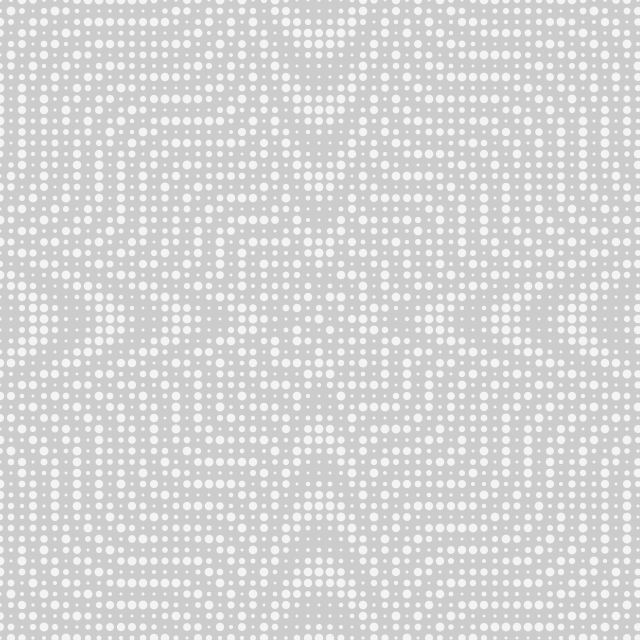
Frame 1 (no input)
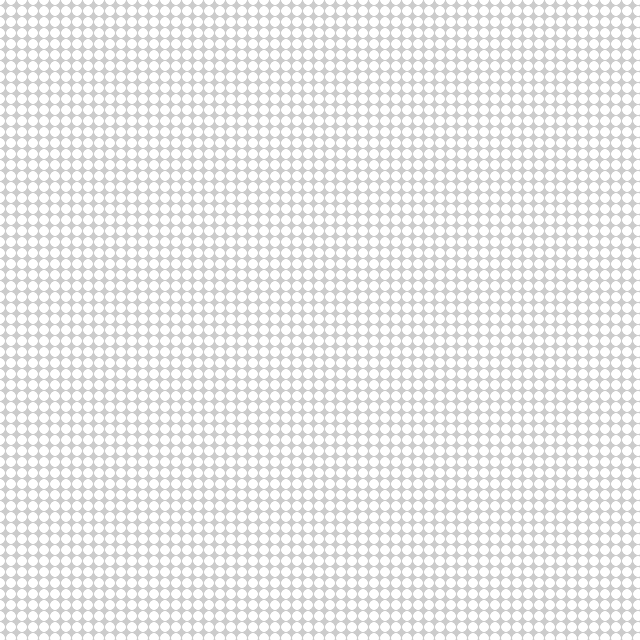
Frame 60 (the mouse pressed at the canvas centre just before this capture)
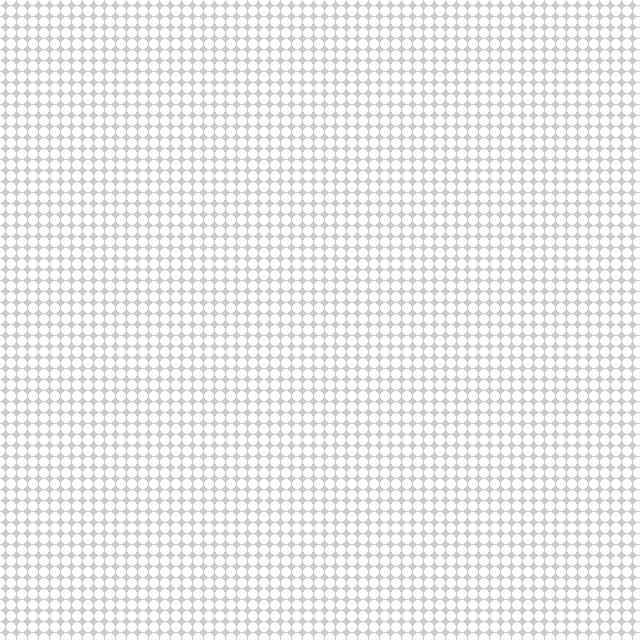
Frame 120 (the mouse held since frame 60 and released just before this capture)

The Processing sketch that drew these frames (run headless with seeded random() and noise(); from frame 60 on, the mouse is pressed at the canvas centre):

// Processing sketch: day040
// ── day040.pde
float f, g, r;
void setup() {
  size(640, 640);
  fill(-1, 200);
  noStroke();
}
void draw() {
  clear();
  for (f=0; f<64; f++)
    for (g=0; g<64; g++)
      circle(f*11, g*11, map(sin(dist(f*11, g*11, 320, 320)*(TAU/sqrt(320))*3+r), -1, 1, 3, 9));
  r+=PI/30;
}
